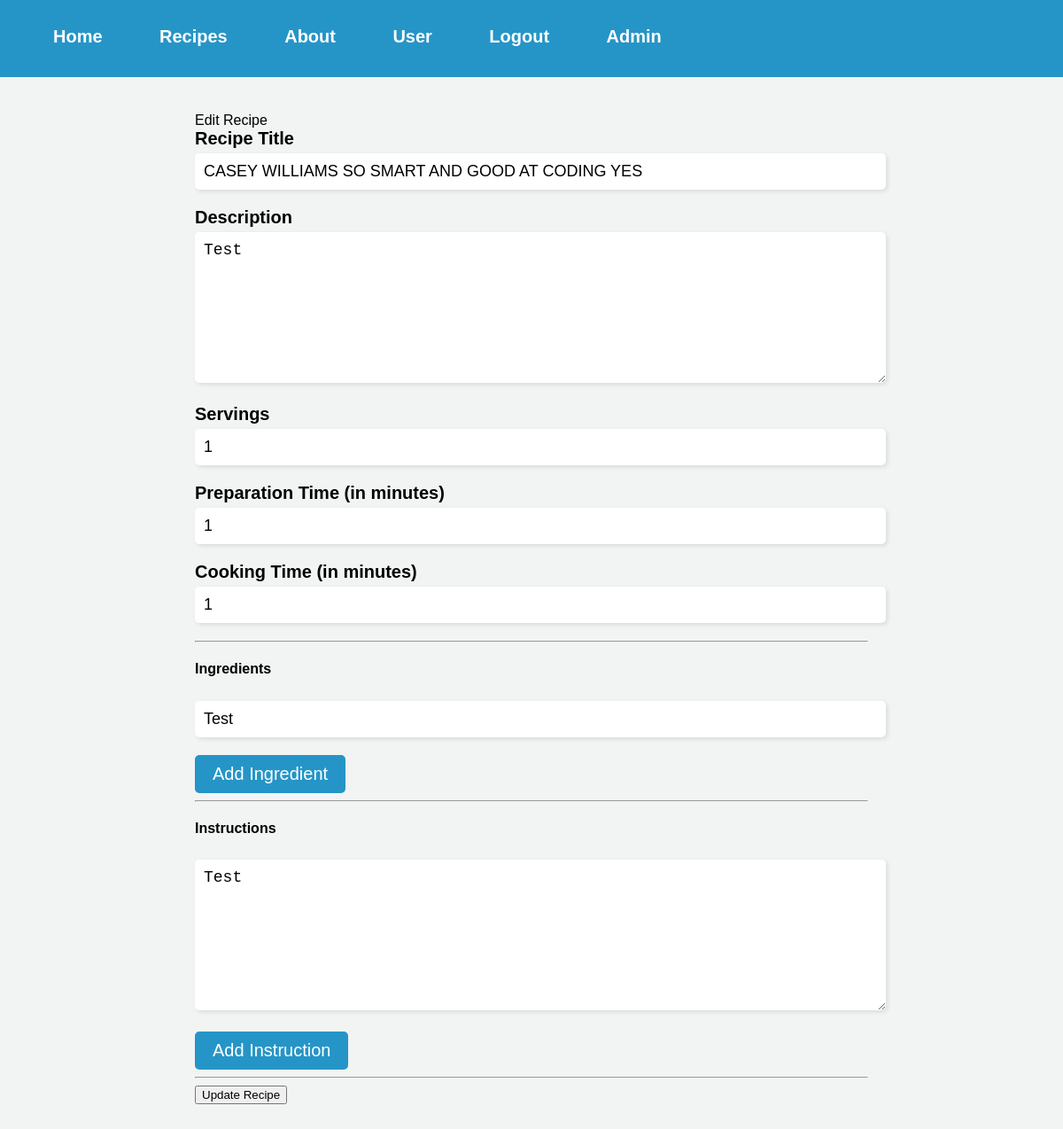
/editRecipe/2 (signed in), run on an earlier commit of the app's database.
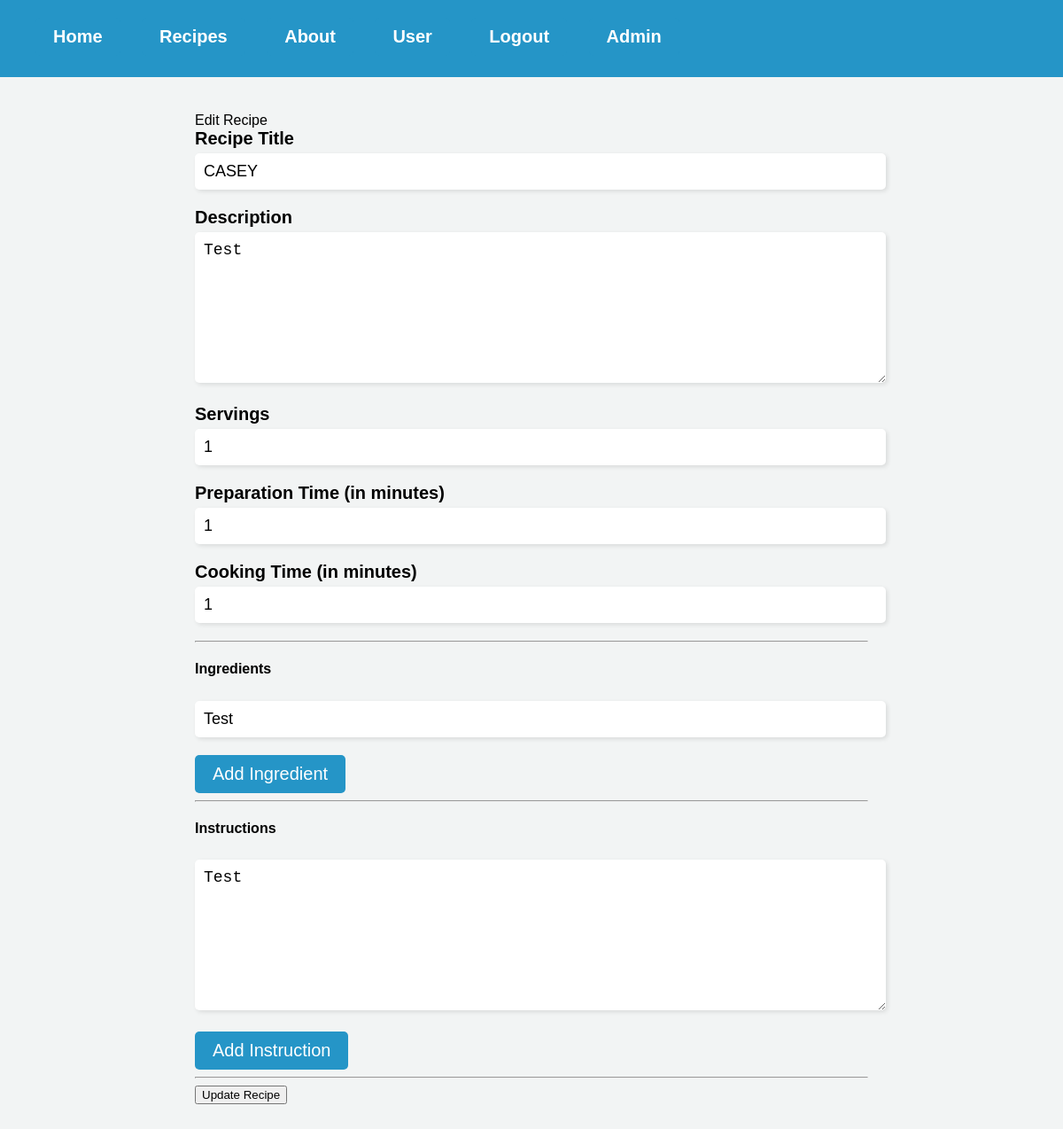
And on a later commit of the database.
### website/models.py (models this page shows)
class Recipe(db.Model):
    id = db.Column(db.Integer, primary_key=True)
    user_id = db.Column(db.Integer, db.ForeignKey('user.id'), nullable=False)
    title = db.Column(db.String(128), nullable=False)
    description = db.Column(db.String(512), nullable=False)
    servings = db.Column(db.Integer, nullable=False)
    prep_time = db.Column(db.Integer, nullable=False)
    cook_time = db.Column(db.Integer, nullable=False)
    ingredients = db.relationship('Ingredient', backref='recipe', lazy=True, cascade='all, delete')
    instructions = db.relationship('Instruction', backref='recipe', lazy=True, cascade='all, delete')
    tags = db.relationship('Tags', backref='recipe', lazy=True, cascade='all, delete')
    comments = db.relationship('Comments', backref='recipe', lazy=True, cascade='all, delete-orphan')
    likes = db.Column(db.Integer, default=0)

### website/views.py (the view, shortened to what this page needs)
@views.route('/editRecipe/<int:recipe_id>', methods=['GET', 'POST'])
@login_required
def editRecipe(recipe_id):
    recipe = Recipe.query.get_or_404(recipe_id)
    form = editRecipeForm()
    form.title.data = recipe.title
    form.description.data = recipe.description
    form.servings.data = recipe.servings
    form.prep_time.data = recipe.prep_time
    form.cook_time.data = recipe.cook_time
    ingredients = Ingredient.query.filter_by(recipe_id=recipe_id).all()
    instructions = Instruction.query.filter_by(recipe_id=recipe_id).all()
    return render_template('editRecipe.html', title='Edit Recipe', recipe_id=recipe_id, form=form, user=current_user, ingredients=ingredients, instructions=instructions)

### website/forms.py
class editRecipeForm(FlaskForm):
    title = StringField('Recipe Title', validators=[DataRequired()])
    servings = IntegerField('Servings', validators=[DataRequired()])
    prep_time = IntegerField('Preparation Time (in minutes)', validators=[DataRequired()])
    cook_time = IntegerField('Cooking Time (in minutes)', validators=[DataRequired()])
    description = TextAreaField('Description', validators=[DataRequired()])
    ingredients = StringField('Ingredients', validators=[DataRequired()])
    instructions = TextAreaField('Instructions', validators=[DataRequired()])
    recipe_id = HiddenField()
    submit = SubmitField('Update Recipe')

### website/templates/editRecipe.html (shortened to what this page needs)
{% extends "base.html" %}
{% block content %}
<link rel="stylesheet" type="text/css" href="{{ url_for('static', filename='createRecipe.css') }}">
<div class="container">
    <div class="row justify-content-center">
        <div class="col-md-8">
            <div class="card">
                <div class="card-header">{{ title }}</div>
                <div class="card-body">
                    <form method="POST">
                        <div class="form-group">
                            {{ form.title.label(class="form-control-label") }}
                            {{ form.title(class="form-control") }}
                        </div>
                        <div class="form-group">
                            {{ form.description.label(class="form-control-label") }}
                            {{ form.description(class="form-control") }}
                        </div>
                        <div class="form-group">
                            {{ form.servings.label(class="form-control-label") }}
                            {{ form.servings(class="form-control") }}
                        </div>
                        <div class="form-group">
                            {{ form.prep_time.label(class="form-control-label") }}
                            {{ form.prep_time(class="form-control") }}
                        </div>
                        <div class="form-group">
                            {{ form.cook_time.label(class="form-control-label") }}
                            {{ form.cook_time(class="form-control") }}
                        </div>
                        <hr>
                        <h4>Ingredients</h4>
                        {% for ingredient in ingredients %}
                        <div class="form-group">
                            <input type="text" class="form-control" name="ingredients" value="{{ ingredient.text }}"
                                required>
                        </div>
                        {% endfor %}
                        <button type="button" class="btn btn-secondary" onclick="addIngredient()">Add
                            Ingredient</button>
                        <hr>
                        <h4>Instructions</h4>
                        {% for instruction in instructions %}
                        <div class="form-group">
                            <textarea class="form-control" name="instructions" rows="3"
                                required>{{ instruction.text }}</textarea>
                        </div>
                        {% endfor %}
                        <button type="button" class="btn btn-secondary" onclick="addInstruction()">Add
                            Instruction</button>
                        <hr>
                        <button type="submit" class="btn btn-primary">Update Recipe</button>
                    </form>
                </div>
            </div>
        </div>
    </div>
</div>
{% endblock %}

What changed in the data, as far as the page shows it:
changed Recipe "Test": title "CASEY WILLIAMS SO SMART AND GOOD AT CODING YES" → "CASEY"
